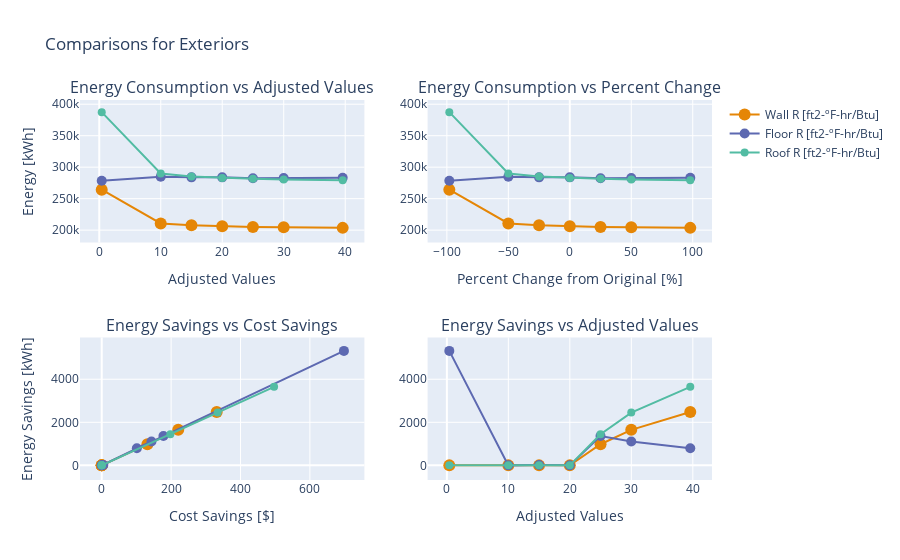

The code cell stored with this chart in its notebook:
### Code cell
fig = four_compare(es_data[0], es_data[1], es_data[2], es_data[3])
saveImagePlotly(fig, "test")

### Figure 1 — Plotly figure (JSON) as saved in the notebook; plotly's stock layout.template omitted (floating-point values rounded to 4 significant figures)
{"data": [{"legendgroup": "Groups", "line": {"color": "rgb(229, 134, 6)"}, "marker": {"size": 12.0}, "mode": "lines+markers", "name": "Wall R [ft2-ºF-hr/Btu]", "showlegend": true, "type": "scatter", "x": [0.3999, 9.996, 14.99, 19.99, 24.99, 29.99, 39.59], "xaxis": "x", "y": [264200.0, 210700.0, 207700.0, 206100.0, 205100.0, 204400.0, 203600.0], "yaxis": "y"}, {"legendgroup": "Groups", "line": {"color": "rgb(93, 105, 177)"}, "marker": {"size": 10.0}, "mode": "lines+markers", "name": "Floor R [ft2-ºF-hr/Btu]", "showlegend": true, "type": "scatter", "x": [0.3999, 9.996, 14.99, 19.99, 24.99, 29.99, 39.59], "xaxis": "x", "y": [278600.0, 284800.0, 283900.0, 283900.0, 282500.0, 282800.0, 283100.0], "yaxis": "y"}, {"legendgroup": "Groups", "line": {"color": "rgb(82, 188, 163)"}, "marker": {"size": 8.003}, "mode": "lines+markers", "name": "Roof R [ft2-ºF-hr/Btu]", "showlegend": true, "type": "scatter", "x": [0.3999, 9.996, 14.99, 19.99, 24.99, 29.99, 39.59], "xaxis": "x", "y": [387500.0, 289900.0, 285300.0, 282900.0, 281500.0, 280500.0, 279300.0], "yaxis": "y"}, {"legendgroup": "Groups", "line": {"color": "rgb(229, 134, 6)"}, "marker": {"size": 12.0}, "mode": "lines+markers", "name": "wall_b1", "showlegend": false, "type": "scatter", "x": [-98, -50, -25, 0, 25, 50, 98], "xaxis": "x2", "y": [264200.0, 210700.0, 207700.0, 206100.0, 205100.0, 204400.0, 203600.0], "yaxis": "y2"}, {"legendgroup": "Groups", "line": {"color": "rgb(93, 105, 177)"}, "marker": {"size": 10.0}, "mode": "lines+markers", "name": "floor_2", "showlegend": false, "type": "scatter", "x": [-98, -50, -25, 0, 25, 50, 98], "xaxis": "x2", "y": [278600.0, 284800.0, 283900.0, 283900.0, 282500.0, 282800.0, 283100.0], "yaxis": "y2"}, {"legendgroup": "Groups", "line": {"color": "rgb(82, 188, 163)"}, "marker": {"size": 8.003}, "mode": "lines+markers", "name": "roof_0", "showlegend": false, "type": "scatter", "x": [-98, -50, -25, 0, 25, 50, 98], "xaxis": "x2", "y": [387500.0, 289900.0, 285300.0, 282900.0, 281500.0, 280500.0, 279300.0], "yaxis": "y2"}, {"legendgroup": "Groups", "line": {"color": "rgb(229, 134, 6)"}, "marker": {"size": 12.0}, "mode": "lines+markers", "name": "wall_b1", "showlegend": false, "type": "scatter", "x": [0, 0, 0, 0, 131.6, 220.6, 331.5], "xaxis": "x3", "y": [0, 0, 0, 0, 981.5, 1651.0, 2480.0], "yaxis": "y3"}, {"legendgroup": "Groups", "line": {"color": "rgb(93, 105, 177)"}, "marker": {"size": 10.0}, "mode": "lines+markers", "name": "floor_2", "showlegend": false, "type": "scatter", "x": [698.1, 0, 4.59, 0, 177.9, 143.4, 101.2], "xaxis": "x3", "y": [5318.0, 0, 15.32, 0, 1361.0, 1109.0, 798.6], "yaxis": "y3"}, {"legendgroup": "Groups", "line": {"color": "rgb(82, 188, 163)"}, "marker": {"size": 8.003}, "mode": "lines+markers", "name": "roof_0", "showlegend": false, "type": "scatter", "x": [0, 0, 0, 0, 197.9, 334.2, 496.8], "xaxis": "x3", "y": [0, 0, 0, 0, 1448.0, 2451.0, 3647.0], "yaxis": "y3"}, {"legendgroup": "Groups", "line": {"color": "rgb(229, 134, 6)"}, "marker": {"size": 12.0}, "mode": "lines+markers", "name": "wall_b1", "showlegend": false, "type": "scatter", "x": [0.3999, 9.996, 14.99, 19.99, 24.99, 29.99, 39.59], "xaxis": "x4", "y": [0, 0, 0, 0, 981.5, 1651.0, 2480.0], "yaxis": "y4"}, {"legendgroup": "Groups", "line": {"color": "rgb(93, 105, 177)"}, "marker": {"size": 10.0}, "mode": "lines+markers", "name": "floor_2", "showlegend": false, "type": "scatter", "x": [0.3999, 9.996, 14.99, 19.99, 24.99, 29.99, 39.59], "xaxis": "x4", "y": [5318.0, 0, 15.32, 0, 1361.0, 1109.0, 798.6], "yaxis": "y4"}, {"legendgroup": "Groups", "line": {"color": "rgb(82, 188, 163)"}, "marker": {"size": 8.003}, "mode": "lines+markers", "name": "roof_0", "showlegend": false, "type": "scatter", "x": [0.3999, 9.996, 14.99, 19.99, 24.99, 29.99, 39.59], "xaxis": "x4", "y": [0, 0, 0, 0, 1448.0, 2451.0, 3647.0], "yaxis": "y4"}], "layout": {"annotations": [{"font": {"size": 16}, "showarrow": false, "text": "Energy Consumption vs Adjusted Values", "x": 0.225, "xanchor": "center", "xref": "paper", "y": 1, "yanchor": "bottom", "yref": "paper"}, {"font": {"size": 16}, "showarrow": false, "text": "Energy Consumption vs Percent Change", "x": 0.775, "xanchor": "center", "xref": "paper", "y": 1, "yanchor": "bottom", "yref": "paper"}, {"font": {"size": 16}, "showarrow": false, "text": "Energy Savings vs Cost Savings", "x": 0.225, "xanchor": "center", "xref": "paper", "y": 0.375, "yanchor": "bottom", "yref": "paper"}, {"font": {"size": 16}, "showarrow": false, "text": "Energy Savings vs Adjusted Values", "x": 0.775, "xanchor": "center", "xref": "paper", "y": 0.375, "yanchor": "bottom", "yref": "paper"}], "title": {"text": "Comparisons for Exteriors"}, "xaxis": {"anchor": "y", "domain": [0, 0.45], "title": {"text": "Adjusted Values"}}, "xaxis2": {"anchor": "y2", "domain": [0.55, 1], "title": {"text": "Percent Change from Original [%]"}}, "xaxis3": {"anchor": "y3", "domain": [0, 0.45], "title": {"text": "Cost Savings [$]"}}, "xaxis4": {"anchor": "y4", "domain": [0.55, 1], "title": {"text": "Adjusted Values"}}, "yaxis": {"anchor": "x", "domain": [0.625, 1], "title": {"text": "Energy [kWh]"}}, "yaxis2": {"anchor": "x2", "domain": [0.625, 1]}, "yaxis3": {"anchor": "x3", "domain": [0, 0.375], "title": {"text": "Energy Savings [kWh]"}}, "yaxis4": {"anchor": "x4", "domain": [0, 0.375]}}}
